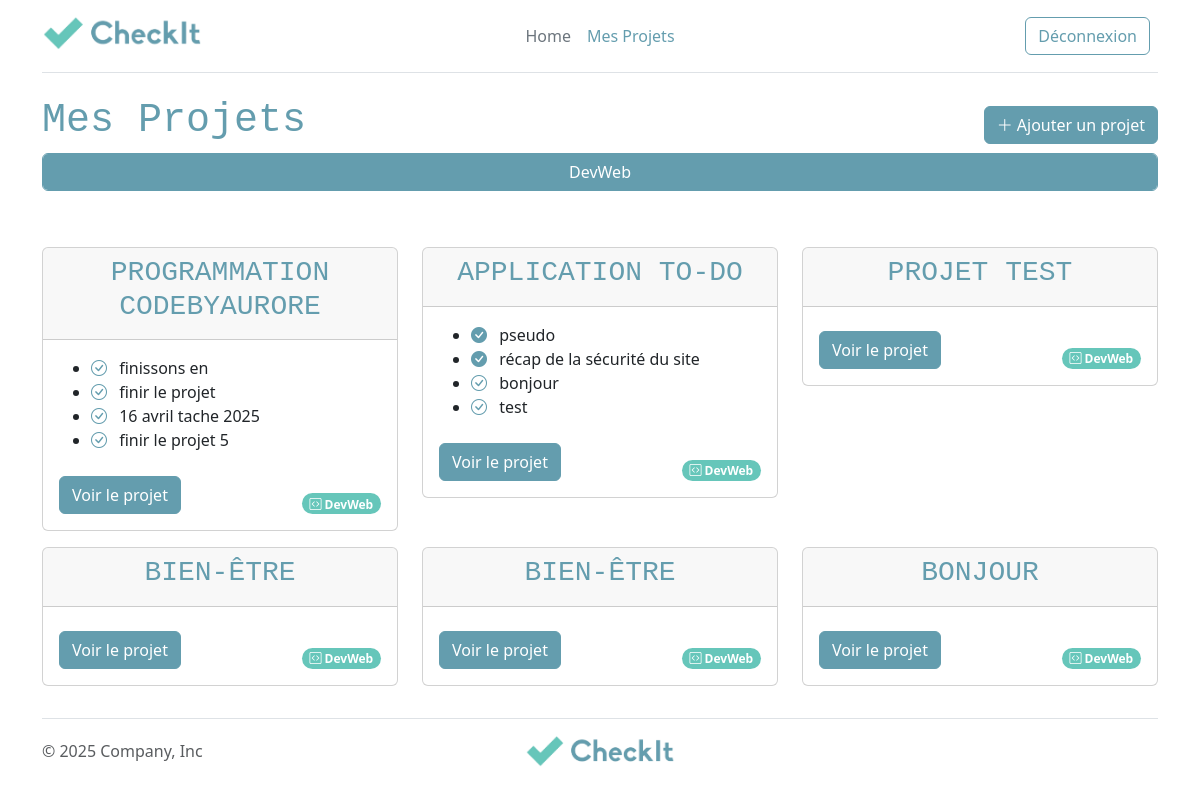
The page /my-projects.php?domain=1 (signed in) on the database its author committed.
### tables this page shows
CREATE TABLE `project` (
  `id` int unsigned NOT NULL AUTO_INCREMENT,
  `title` varchar(100) NOT NULL,
  `needs` longtext NOT NULL,
  `domain_id` int unsigned NOT NULL,
  `user_id` int unsigned NOT NULL,
  PRIMARY KEY (`id`),
  KEY `user_id` (`user_id`),
  KEY `domain_id` (`domain_id`),
  CONSTRAINT `project_ibfk_1` FOREIGN KEY (`user_id`) REFERENCES `user` (`id`) ON DELETE RESTRICT ON UPDATE RESTRICT,
  CONSTRAINT `project_ibfk_2` FOREIGN KEY (`domain_id`) REFERENCES `domain` (`id`) ON DELETE RESTRICT ON UPDATE RESTRICT
);

CREATE TABLE `task` (
  `id` int unsigned NOT NULL AUTO_INCREMENT,
  `name` varchar(100) NOT NULL,
  `phase` enum('Analyse','Conception','Programmation','Déploiement') NOT NULL,
  `deadline` date DEFAULT NULL,
  `status` tinyint(1) NOT NULL,
  `description` text NOT NULL,
  `project_id` int unsigned NOT NULL,
  PRIMARY KEY (`id`),
  KEY `project_id` (`project_id`),
  CONSTRAINT `task_ibfk_1` FOREIGN KEY (`project_id`) REFERENCES `project` (`id`) ON DELETE RESTRICT ON UPDATE RESTRICT
);

CREATE TABLE `domain` (
  `id` int unsigned NOT NULL AUTO_INCREMENT,
  `name` varchar(100) NOT NULL,
  `icon` varchar(100) NOT NULL,
  PRIMARY KEY (`id`)
);

### lib/session.php (called while the page is built, shortened)
<?php
function isUserConnected():bool
{
    return isset($_SESSION['user']);
}
?>

### lib/domain.php (called while the page is built)
<?php
function getAllDomains(PDO $pdo):array
{
  $query = $pdo->prepare("SELECT * FROM domain");
  $query->execute();
  return $query->fetchAll(PDO::FETCH_ASSOC);
}

### lib/project.php (called while the page is built, shortened)
<?php
function getProjectsByUserAndDomain(PDO $pdo, int $userId, $domain_id = null): array
{
    $sql = 'SELECT project.*, domain.name as domain_name, domain.icon as domain_icon
            FROM project
            JOIN domain ON project.domain_id = domain.id
            WHERE project.user_id = :user_id';
    if ($domain_id) {
        $sql .= ' AND domain_id = :domain_id';
    }
    $stmt = $pdo->prepare($sql);
    $stmt->bindValue(':user_id', $userId, PDO::PARAM_INT);
    if ($domain_id) {
        $stmt->bindValue(':domain_id', $domain_id, PDO::PARAM_INT);
    }
    $stmt->execute();
    return $stmt->fetchAll(PDO::FETCH_ASSOC);
}

### lib/task.php (called while the page is built, shortened)
<?php
  require_once 'lib/pdo.php';
  require_once 'lib/project.php';
  function getProjectTasks(PDO $pdo, int $id): array
  {
      $stmt = $pdo->prepare("SELECT * FROM task WHERE project_id = :id ORDER BY deadline ASC");
      $stmt->bindValue(':id', $id, PDO::PARAM_INT);
      $stmt->execute();
      return $stmt->fetchAll(PDO::FETCH_ASSOC);
  }

### my-projects.php (the view, shortened to what this page needs)
<?php
  require_once 'templates/header.php';
  require_once 'lib/pdo.php';
  require_once 'lib/project.php';
  require_once 'lib/domain.php';
  require_once 'lib/task.php';
$userId = $_SESSION['user']['id'];
$domain_id = isset($_GET['domain']) ? (int)$_GET['domain'] : null;
$domains = getAllDomains($pdo);
$projects = getProjectsByUserAndDomain($pdo, $userId, $domain_id);
?>
<div class="container">
  <div class="d-flex justify-content-between align-items-center">
    <h1>Mes Projets</h1>
    <?php if (isUserConnected()) { ?>
      <a href="new-project.php" class="btn btn-primary"><i class="bi bi-plus-lg"></i> Ajouter un projet</a>
    <?php } ?>
  </div>
  <form method="get" action="my-projects.php">
      <select name="domain" id="domain" onchange="this.form.submit()" class="form-control btn btn-primary">
        <?php foreach ($domains as $domain): ?>
          <option value="<?= htmlspecialchars($domain['id']) ?>" <?= ($domain['id'] == $domain_id) ? 'selected' : '' ?>>
          <?= htmlspecialchars($domain['name']) ?>
          </option>
        <?php endforeach; ?>
      </select>
    </form>
  <div class="row mt-5">
    <?php if (isUserConnected()) {
      if ($projects) {
        foreach ($projects as $project) { ?>
          <div class="col-md-4 my-2">
            <div class="card w-100">
              <div class="card-header d-flex align-items-center justify-content-evenly">
                <h3 class="card-title text-center"><?=$project['title'] ?></h3>
              </div>
              <div class="card-body d-flex flex-column ">
                <?php $tasks = getProjectTasks($pdo, $project['id']); ?>
                <?php if ($tasks) { ?>
                <ul class="project-group">
                    <?php foreach ($tasks as $task) { ?>
                      <li class="project-group-task"><a class="me-2" href="?id=<?=$task['id']?>&action=updateTaskStatus&redirect=project&task_id=<?=$task['id'] ?>&status=<?=!$task['status'] ?>"><i class="bi bi-check-circle<?=($task['status'] ? '-fill' : '')?>"></i></a> <?= $task['name'] ?></li>
                    <?php } ?>
                </ul>
                <?php } ?>
                <div class="d-flex justify-content-between align-items-end mt-2">
                  <a href="show-project.php?id=<?=$project['id'] ?>" class="btn btn-primary">Voir le projet</a>
                  <span class="badge rounded-pill text-bg-primary">
                    <i class="bi <?= htmlspecialchars($project['domain_icon'] ?? '') ?>"></i>
                    <?= htmlspecialchars($project['domain_name'] ?? 'Domaine inconnu') ?>
                  </span>
                </div>
              </div>
            </div>
          </div>
        <?php } ?>
      <?php } else { ?>
        <p>Aucun projet</p>
      <?php } ?>
    <?php } else { ?>
      <p>Pour consulter vos projets, veuillez vous connecter</p>
      <a href="login.php" class="btn btn-outline-primary me-2">Login</a>
    <?php } ?>
  </div>
</div>
<?php
  require_once __DIR__ . "/templates/footer.php"
?>

### rows shown on the page
project: title "PROGRAMMATION CODEBYAURORE", domain.name "DevWeb"
task: status 0 (drawn), name "finissons en"
task: status 0 (drawn), name "finir le projet"
task: status 0 (drawn), name "16 avril tache 2025"
task: status 0 (drawn), name "finir le projet 5"
project: title "APPLICATION TO-DO", domain.name "DevWeb"
task: status 1 (drawn), name "pseudo"
task: status 1 (drawn), name "récap de la sécurité du site"
task: status 0 (drawn), name "bonjour"
task: status 0 (drawn), name "test"
project: title "PROJET TEST", domain.name "DevWeb"
project: title "BIEN-ÊTRE", domain.name "DevWeb"
project: title "BIEN-ÊTRE", domain.name "DevWeb"
project: title "BONJOUR", domain.name "DevWeb"

### other values the page prints
form field domain "DevWeb"
